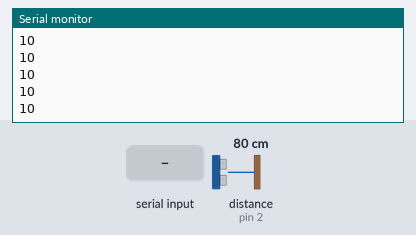
Simulated run of this sketch. Board: Arduino Uno, built with avr-gcc and run on an emulated ATmega328P. On the bench: the last lines printed to the serial monitor. Wiring (inferred from the names in the program): ultrasonic range finder: trigger pin 3; echo pin 2. Inputs (shaded band) come from the test bench; at power-on: distance to the obstacle (sensor on pin 2) 80 cm. The echo pulse lasts 58.3 µs per cm.

Above: at 1.2 s.
1.3 s: distance to the obstacle (sensor on pin 2) set to 120 cm
At 2.1 s:
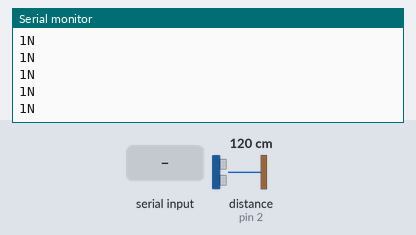
3.2 s: "1\n" received over Serial
4.7 s: "0\n" received over Serial
6.2 s: distance to the obstacle (sensor on pin 2) set to 2 cm
At 7.2 s:
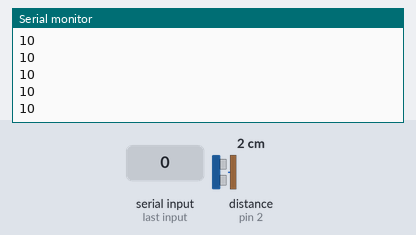

Measured:
- after the input at 1.3 s, the serial monitor: prints a new line at once (image 1)
- after the input at 6.2 s, the serial monitor: prints a new line at once (image 2)

The sketch:

send_receive.ino
```cpp
const int trigPin = 3;
const int echoPin = 2;
// defines variables
long duration;
int distance;
String thisString ;
const byte numChars = 32;
char receivedChars[numChars]; // an array to store the received data

boolean newData = false;


void setup() {
pinMode(trigPin, OUTPUT); // Sets the trigPin as an Output
pinMode(echoPin, INPUT); // Sets the echoPin as an Input
Serial.begin(9600); // Starts the serial communication

}
void loop() {
// Clears the trigPin
digitalWrite(trigPin, LOW);
delayMicroseconds(2);
// Sets the trigPin on HIGH state for 10 micro seconds
digitalWrite(trigPin, HIGH);
delayMicroseconds(10);
digitalWrite(trigPin, LOW);
// Reads the echoPin, returns the sound wave travel time in microseconds
duration = pulseIn(echoPin, HIGH);
// Calculating the distance
distance= duration*0.034/2;
if(distance > 80){
  thisString = "N";
}
else{
  thisString= "O";
}

// Prints the distance on the Serial Monitor
Serial.write("1");
Serial.print(thisString);
Serial.println();
recvWithEndMarker();
 showNewData();
}

void recvWithEndMarker() {
 static byte ndx = 0;
 char endMarker = '\n';
 char rc;

 // if (Serial.available() > 0) {
           while (Serial.available() > 0 && newData == false) {
 rc = Serial.read();

 if (rc != endMarker) {
 receivedChars[ndx] = rc;
 ndx++;
 if (ndx >= numChars) {
 ndx = numChars - 1;
 }
 }
 else {
 receivedChars[ndx] = '\0'; // terminate the string
 ndx = 0;
 newData = true;
 }
 }
}

void showNewData() {
 if (newData == true) {
 Serial.print("This just in ... ");
 Serial.println(receivedChars);
 newData = false;
 }
}
```
